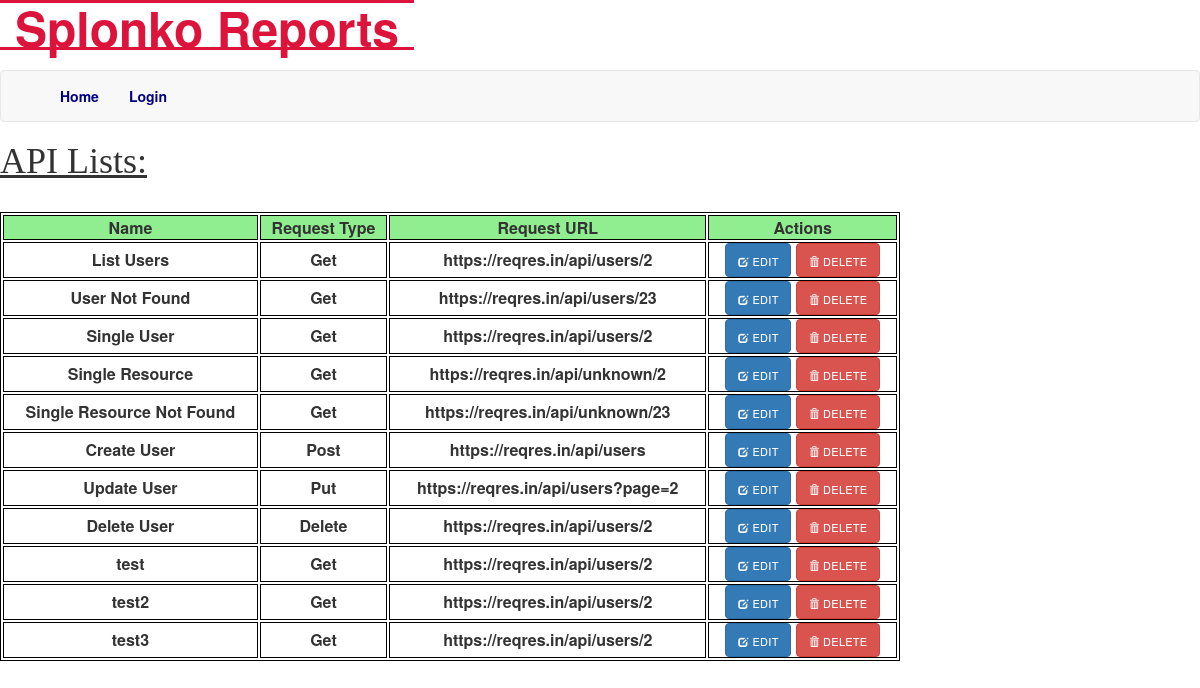
Before: /displayAPIs with the older database file.
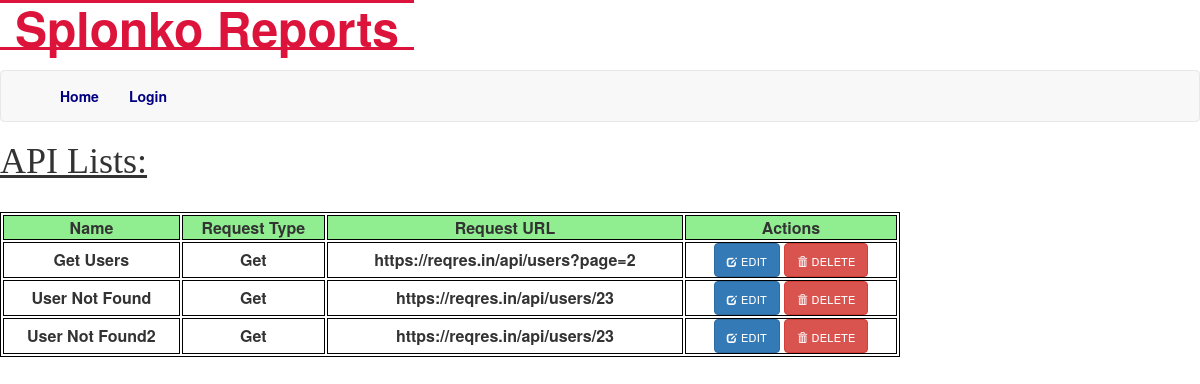
After: the same page with the newer database file.
### app/models.py (models this page shows, shortened)
class Api(db.Model):
    apiid = db.Column(db.Integer, primary_key=True)
    apiname = db.Column(db.String(120), unique=True)         # Stores user inputted Name
    requesttype = db.Column(db.Text,  unique=False)              # Stores request type
    apiurl = db.Column(db.Text,  unique=False)                   # Example:  https://reqres.in/api/users/2
    apidata = db.Column(db.Text)
    apiresponse = db.Column(db.Text)  # Example would be JSON response
    statuscode = db.Column(db.Integer)  # Status Code: 200, 404
    apireason = db.Column(db.Text)  # Example would be OK

### app/routes.py (the view)
@app.route('/displayAPIs', methods=['GET', 'POST'])
def display_api():
    info = db.session.query(Api).all()
    if request.method == 'POST':
        if 'edit' in request.form:
            api_id = request.form['edit']
            session['api_id'] = api_id
            return redirect(url_for('edit_api', api_id=api_id))
        else:
            api_id = request.form['delete']
            api_to_delete = Api.query.get_or_404(api_id)
            db.session.delete(api_to_delete)
            db.session.commit()
            return redirect(url_for('display_api'))
    else:
        return render_template('displayAPIs.html', title='API List', data=info)

### app/routes.py (called while the page is built)
@app.before_request
def before_request():
    if current_user.is_authenticated:
        current_user.last_login = datetime.utcnow()
        db.session.commit()

### app/templates/displayAPIs.html (shortened to what this page needs)
{% extends "base.html" %}
{% block content %}
    <link rel="stylesheet" href="{{ url_for('static', filename='css/main.css') }}">
    <h1 style="font-family: Ebrima; text-decoration: underline; padding-bottom: 20px;">  API Lists: </h1>
<table style="width:75%">
        <tr>
            <th style="background-color: lightgreen">Name</th>
            <th style="background-color: lightgreen">Request Type</th>
            <th style="background-color: lightgreen">Request URL</th>
            <th style="background-color: lightgreen">Actions</th>
        </tr>
                    {% for x in data %}
        <tr>
            <td>
                {{ x.apiname }}
            </td>
            <td>
                 {{ x.requesttype }}
            </td>
            <td>
                 {{ x.apiurl }}
            </td>
            <td>
                    <form action="" method="POST" ><button class="btn btn-primary" type="submit" name="edit" value="{{  x.apiid  }}" style="font-variant: all-petite-caps;"><span class="glyphicon glyphicon-edit"></span>  Edit</button> </form>
                    <form action="" method="POST" >
                        <a href="" onclick="return confirm('Are you sure you want to delete {{ x.apiname }}?');">
                        <button class="btn btn-danger" type="submit" name="delete" value="{{  x.apiid  }}" style="font-variant: all-petite-caps;">
                            <span class="glyphicon glyphicon-trash"></span>
                             Delete
                        </button> </a></form>
            </td>
        </tr>
            {% endfor %}
    </table>
{% endblock %}

### app/templates/base.html (shortened to what this page needs)
    <link rel="stylesheet" href="{{ url_for('static', filename='css/main.css') }}">
{% extends 'bootstrap/base.html' %}
{% block navbar %}
    <nav class="navbar navbar-default" style="background-color: transparent; border: transparent">
        <div class="modal-title">
            <div class="navbar-header">
                <a class="navbar-brand" href="{{ url_for('index') }}" style="color: crimson;font-weight: bolder;font-size: xxx-large;border-block: solid;position: fixed;left: 0px;">Splonko Reports</a>
            </div>
        </div>
    </nav>
    <nav class="navbar navbar-default">
        <div class="container">
            <div class="collapse navbar-collapse" id="bs-example-navbar-collapse-1">
                <ul class="nav navbar-nav navbar-left" style="position: relative;">
                    <li><a href="{{ url_for('index') }}" style="color: navy;font-weight: bold; ">Home</a></li>
                    {% if current_user.is_anonymous %}
                    <li><a href="{{ url_for('login') }}" style="color: navy;font-weight: bold;">Login</a></li>
                    {% endif %}
                </ul>
            </div>
        </div>
    </nav>
{% endblock %}

### app/static/css/main.css (style rules this page uses)
table, th, td { border: 1px solid black; font-weight: 900; text-align:center }
table { border-collapse:separate; border-spacing:2px; }
form { display: inline; }

Changed rows visible on the page:
removed Api: apiname "Single Resource", requesttype "Get", apiurl "https://reqres.in/api/unknown/2", {{ x.apiid }} 4 (drawn)
removed Api: apiname "Single Resource Not Found", requesttype "Get", apiurl "https://reqres.in/api/unknown/23", {{ x.apiid }} 5 (drawn)
removed Api: apiname "Create User", requesttype "Post", apiurl "https://reqres.in/api/users", {{ x.apiid }} 7 (drawn)
removed Api: apiname "Update User", requesttype "Put", apiurl "https://reqres.in/api/users?page=2", {{ x.apiid }} 8 (drawn)
removed Api: apiname "Delete User", requesttype "Delete", apiurl "https://reqres.in/api/users/2", {{ x.apiid }} 9 (drawn)
removed Api: apiname "test", requesttype "Get", apiurl "https://reqres.in/api/users/2", {{ x.apiid }} 10 (drawn)
removed Api: apiname "test2", requesttype "Get", apiurl "https://reqres.in/api/users/2", {{ x.apiid }} 11 (drawn)
removed Api: apiname "test3", requesttype "Get", apiurl "https://reqres.in/api/users/2", {{ x.apiid }} 12 (drawn)
changed Api: apiname "List Users" → "Get Users"; apiurl "https://reqres.in/api/users/2" → "https://reqres.in/api/users?page=2"
changed Api: apiname "Single User" → "User Not Found2"; apiurl "https://reqres.in/api/users/2" → "https://reqres.in/api/users/23"
